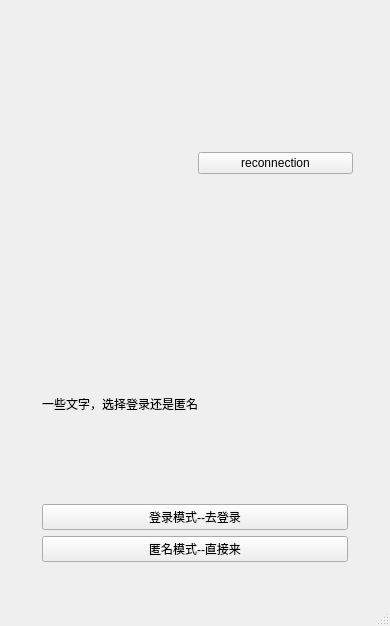
<?xml version="1.0" encoding="UTF-8"?>
<ui version="4.0">
 <class>VioletClient</class>
 <widget class="QMainWindow" name="VioletClient">
  <property name="geometry">
   <rect>
    <x>0</x>
    <y>0</y>
    <width>390</width>
    <height>626</height>
   </rect>
  </property>
  <property name="windowTitle">
   <string>VioletClient</string>
  </property>
  <widget class="QWidget" name="centralwidget">
   <layout class="QVBoxLayout" name="verticalLayout_2">
    <item>
     <layout class="QVBoxLayout" name="verticalLayout">
      <property name="leftMargin">
       <number>5</number>
      </property>
      <property name="topMargin">
       <number>5</number>
      </property>
      <property name="rightMargin">
       <number>5</number>
      </property>
      <property name="bottomMargin">
       <number>5</number>
      </property>
      <item>
       <widget class="QWidget" name="containerWidget" native="true">
        <layout class="QVBoxLayout" name="verticalLayout_6">
         <item>
          <layout class="QVBoxLayout" name="verticalLayout_5">
           <property name="leftMargin">
            <number>5</number>
           </property>
           <property name="topMargin">
            <number>5</number>
           </property>
           <property name="rightMargin">
            <number>5</number>
           </property>
           <property name="bottomMargin">
            <number>5</number>
           </property>
           <item>
            <widget class="QWidget" name="networkFailure" native="true">
             <layout class="QVBoxLayout" name="verticalLayout_3">
              <item>
               <layout class="QHBoxLayout" name="networkStatus">
                <item>
                 <widget class="QLabel" name="lb_netStatus">
                  <property name="text">
                   <string/>
                  </property>
                 </widget>
                </item>
                <item>
                 <widget class="QPushButton" name="btn_reConnect">
                  <property name="text">
                   <string>reconnection</string>
                  </property>
                 </widget>
                </item>
               </layout>
              </item>
             </layout>
            </widget>
           </item>
           <item>
            <widget class="QWidget" name="networkSuccess" native="true">
             <layout class="QVBoxLayout" name="verticalLayout_7">
              <item>
               <layout class="QHBoxLayout" name="horizontalLayout_2">
                <property name="leftMargin">
                 <number>5</number>
                </property>
                <property name="topMargin">
                 <number>5</number>
                </property>
                <property name="rightMargin">
                 <number>5</number>
                </property>
                <property name="bottomMargin">
                 <number>5</number>
                </property>
                <item>
                 <widget class="QLabel" name="label">
                  <property name="text">
                   <string>一些文字，选择登录还是匿名</string>
                  </property>
                 </widget>
                </item>
               </layout>
              </item>
              <item>
               <layout class="QVBoxLayout" name="verticalLayout_4">
                <property name="leftMargin">
                 <number>5</number>
                </property>
                <property name="topMargin">
                 <number>5</number>
                </property>
                <property name="rightMargin">
                 <number>5</number>
                </property>
                <property name="bottomMargin">
                 <number>5</number>
                </property>
                <item>
                 <widget class="QPushButton" name="btnLogin">
                  <property name="text">
                   <string>登录模式--去登录</string>
                  </property>
                 </widget>
                </item>
                <item>
                 <widget class="QPushButton" name="btnWild">
                  <property name="text">
                   <string>匿名模式--直接来</string>
                  </property>
                 </widget>
                </item>
               </layout>
              </item>
             </layout>
            </widget>
           </item>
          </layout>
         </item>
        </layout>
       </widget>
      </item>
     </layout>
    </item>
   </layout>
  </widget>
  <widget class="QMenuBar" name="menubar">
   <property name="geometry">
    <rect>
     <x>0</x>
     <y>0</y>
     <width>390</width>
     <height>21</height>
    </rect>
   </property>
  </widget>
  <widget class="QStatusBar" name="statusbar"/>
 </widget>
 <resources/>
 <connections/>
</ui>
